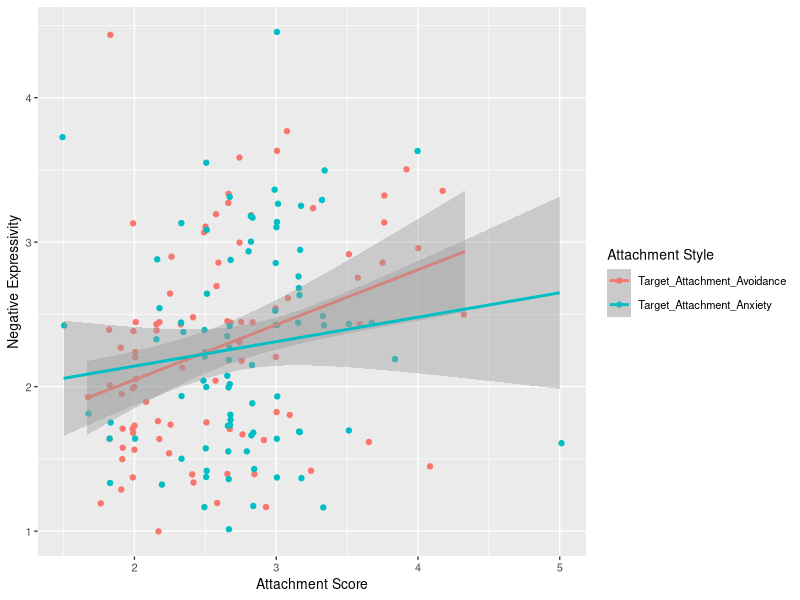
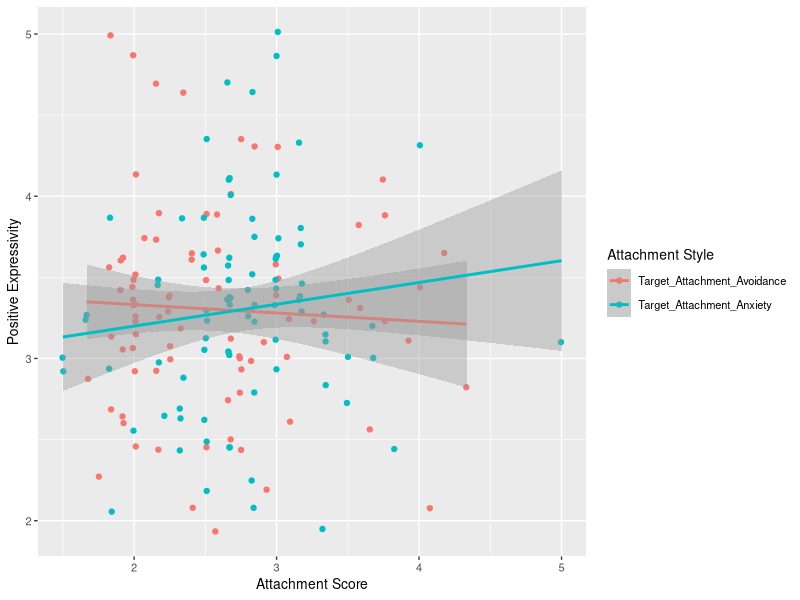

These figures' R source, in order:
## ---- chunk 1
#Remember, 'html' refers to websites...this will be placed in the Github

#'toc' refers to 'Table of Contents'
#'toc_float' refers to placing the toc to the left-hand side of the page
#'include=FALSE'corresponds to not putting this in the final output
#Do not have spaces in chunk names
## ---- chunk 2
#Install:install.packages("haven") in the Console window
#This will allow you to upload a ".sav" file

#In addition, click the "Knit" button from the Script Window, go to "Knit Directory" and click on "Project Directory"

## ---- chunk 3
library(haven)
## ---- chunk 4
#Load the data
labdata<-read_sav("SummerStatsFinalProject/data_ier 2.sav")
## ---- chunk 5

#Process
#Condense vignette 1 & 2 (postive,target's willingness to express emotion to partner)
#condense vignette 3 & 4 (negative,target's willingness to express emotion to partner)

labdata$positive_exp<-rowMeans(labdata[,c(10,20)])
labdata$negative_exp<-rowMeans(labdata[,c(30,40)])

#"labdata$positive_exp", refers to adding a new titled column into my dataset
#"<-rowMeans(labdata[,c(10,20)])", refers to combining both scores on the positive vignettes, as each Target participant was assessed twice

#Same goes for the negative vignettes

#Here is how to check you have added these new variable or 'condensed' columns
colnames(labdata)
## ---- chunk 6
#Target Measure Only

#There were 4 vignettes, 2 negative and 2 positives
#Each one had 8 related emotions rated on intensity

#Target's instructions: "Imagine that you called your partner and started talking about your day. Below are short sections from your talk. Please rate the intensity of the emotions you might have experienced during the times you are talking."


#Here: Target's willingness to express emotions

 
c(summary(labdata$negative_exp),"SD"=sd(labdata$negative_exp,na.rm=T))

c(summary(labdata$positive_exp),"SD"=sd(labdata$positive_exp,na.rm=T))

#Key reminder: "na.rm=T" removes any NA values if any, scan data prior
## ---- chunk 7
#Scale used: Revised Adult Attachment Scale 

  #Two separate subscales in this questionnaire each assess avoidant and anxious            attachment style
  
      #Each participant can have different scores for each category such as: Low and high,        high and low, high and high, or low and low variations

c(summary(labdata$Target_Attachment_Avoidance),"SD"=sd(labdata$Target_Attachment_Avoidance,na.rm=T))

c(summary(labdata$Target_Attachment_Anxiety),"SD"=sd(labdata$Target_Attachment_Anxiety,na.rm=T))
## ---- chunk 8

p1<-lm(negative_exp~Target_Attachment_Avoidance+Target_Attachment_Anxiety, data=labdata)

summary(p1)

#Generate the Graph
  #Install "reshape2" in the console window
  #Load package

library(reshape2)

#Purpose of melting data: combines to incorporate into the ggplot
labMelt<-melt(labdata,measure.vars=c("Target_Attachment_Avoidance","Target_Attachment_Anxiety"),
              variable.name=c("Attachment_Style"),value.name="Attachment_Score")

#Load (but remember to install ggplot2)
library(ggplot2)

plotp1<-ggplot(data=labMelt,
              aes(x=Attachment_Score,
                  y=negative_exp,
                  color=Attachment_Style))+
  labs(x="Attachment Score",
       y="Negative Expressivity",
       color="Attachment Style")+
  geom_jitter()+
  geom_smooth(method="lm")+
  theme_gray(base_size=10)
  scale_color_discrete(labels=c("Avoidance","Anxiety"))

#Output the graph

plotp1

## ---- chunk 9
p2<-lm(positive_exp~Target_Attachment_Avoidance+Target_Attachment_Anxiety, data=labdata)

summary(p2)

#Purpose of melting data: combines to incorporate into the ggplot
labMelt<-melt(labdata,measure.vars=c("Target_Attachment_Avoidance","Target_Attachment_Anxiety"),
              variable.name=c("Attachment_Style"),value.name="Attachment_Score")


# Generate Graph
plotp2<-ggplot(data=labMelt,
              aes(x=Attachment_Score,
                  y=positive_exp,
                  color=Attachment_Style))+
  labs(x="Attachment Score",
       y="Positive Expressivity",
       color="Attachment Style")+
  geom_jitter()+
  geom_smooth(method="lm")+
  theme_gray(base_size=10)
  scale_color_discrete(labels=c("Avoidance","Anxiety"))

#Output the graph

plotp2

